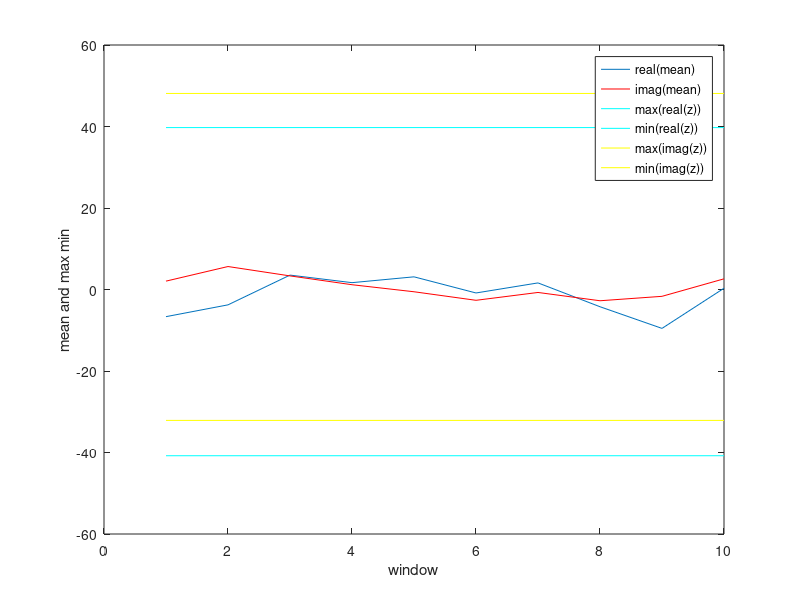
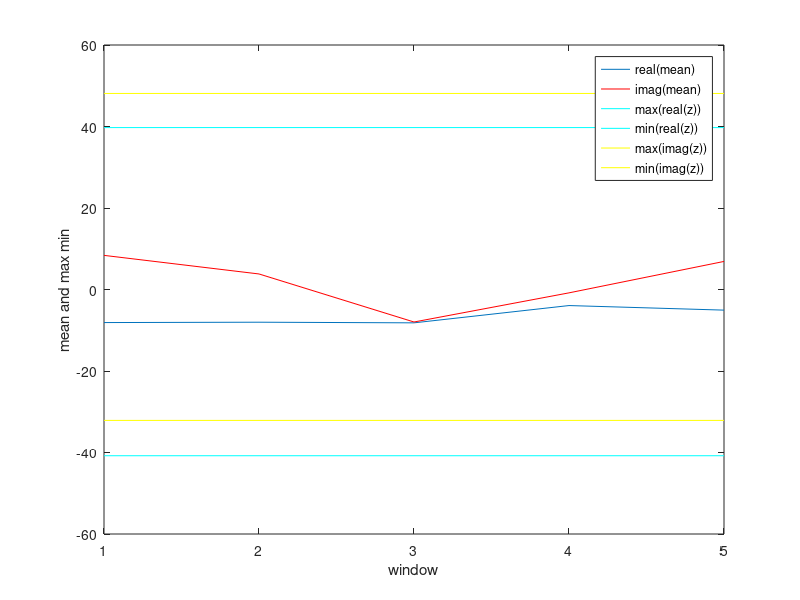
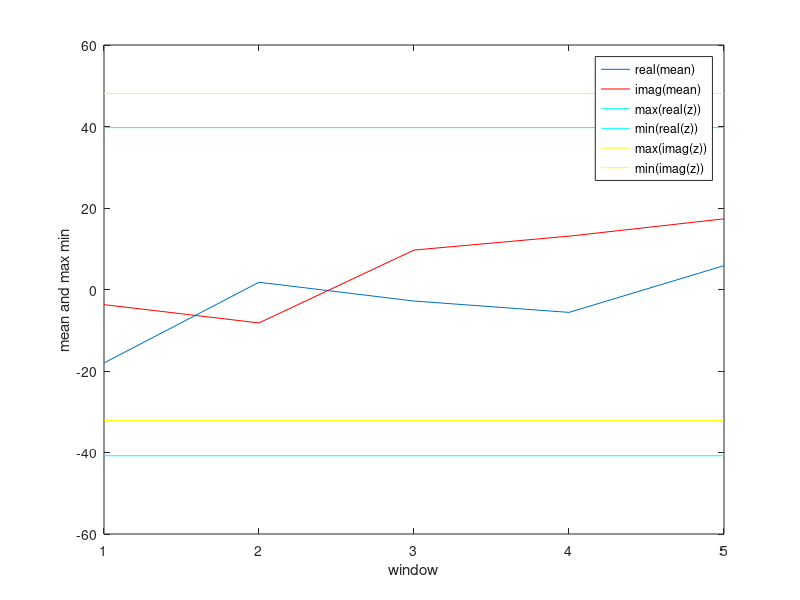
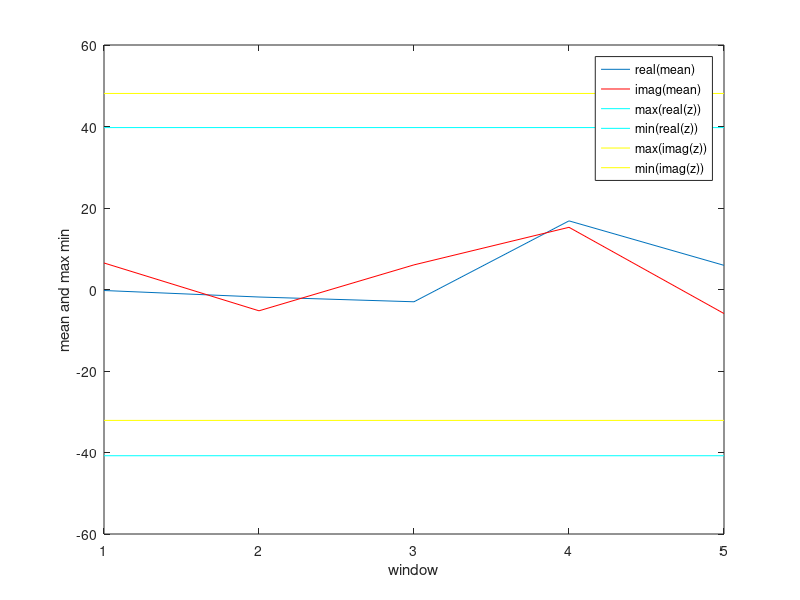

Source code (MATLAB) for these figures, in order:
close all
clear all
clc

%% Load data
z = load('data for hw1.mat');
fir_bs_1 = load('fir_bs_1.mat');
firbs = fir_bs_1.fir_bs_1;
z = z.z.'; % make a column vector
K = length(z); % signal length


step = 100; %distance between the first two sample of each window
span = step; %actual size of the window
N_corr = ceil(span/5);

figure
max_iter = floor((K-span)/step);

step_short = step/5;
span_short = span/5;

max_iter_in = floor((span - span_short)/step_short);
for i = 0:max_iter
    z_part = z(i*step + 1: i*step + span);
    
    z_part_mean(i+1) = mean(z_part); % remove average
    
    
    for r = 0:max_iter_in
        % note that since the samples are really few the variance of the
        % estimator is high
        % it doesn't make sense compute the estimate of the
        % autocorrelation, since there are too few samples
        z_in = z_part(r*step_short + 1: r*step_short + span_short);
        z_part_in(i+1, r+1) = mean(z_in);
    end
    
end

% comment to study autocorrelation
figure(1)
plot(real(z_part_mean))
hold on
plot(imag(z_part_mean), 'r')
hold on
plot(max(real(z))*ones(max_iter + 1, 1), 'c')
hold on
plot(min(real(z))*ones(max_iter + 1, 1), 'c')
hold on
plot(max(imag(z))*ones(max_iter + 1, 1), 'y')
hold on
plot(min(imag(z))*ones(max_iter + 1, 1), 'y')
xlabel('window')
ylabel('mean and max min')
legend('real(mean)', 'imag(mean)', 'max(real(z))', 'min(real(z))', 'max(imag(z))', 'min(imag(z))')


for i = 1:max_iter+1
    figure
    plot(real(z_part_in(i, :)))
    hold on
    plot(imag(z_part_in(i, :)), 'r')
    hold on
    plot(max(real(z))*ones(max_iter_in + 1, 1), 'c')
    hold on
    plot(min(real(z))*ones(max_iter_in + 1, 1), 'c')
    hold on
    plot(max(imag(z))*ones(max_iter_in + 1, 1), 'y')
    hold on
    plot(min(imag(z))*ones(max_iter_in + 1, 1), 'y')
    xlabel('window')
    ylabel('mean and max min')
    legend('real(mean)', 'imag(mean)', 'max(real(z))', 'min(real(z))', 'max(imag(z))', 'min(imag(z))')
end